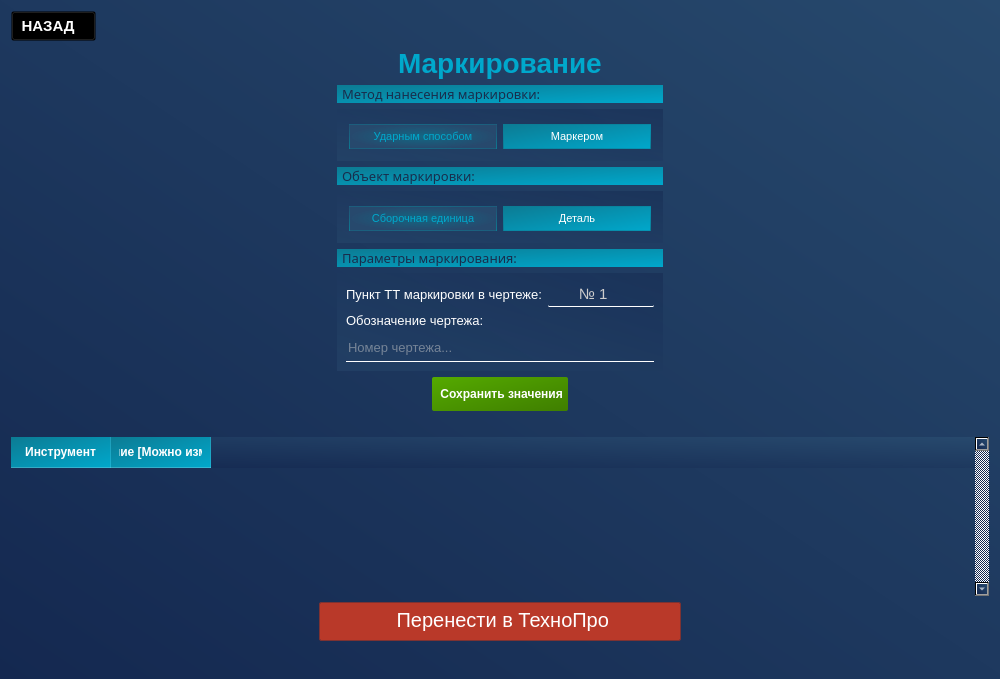
<?xml version="1.0" encoding="UTF-8"?>
<ui version="4.0">
 <class>PageMarkirovanie</class>
 <widget class="QWidget" name="PageMarkirovanie">
  <property name="geometry">
   <rect>
    <x>0</x>
    <y>0</y>
    <width>1000</width>
    <height>679</height>
   </rect>
  </property>
  <property name="windowTitle">
   <string>Form</string>
  </property>
  <property name="styleSheet">
   <string notr="true">color: white;
background-color: qlineargradient(spread:pad, x1:0, y1:1, x2:1, y2:0, stop:0 rgba(20, 40, 80, 255), stop:1 rgba(39, 73, 109, 255));
</string>
  </property>
  <layout class="QVBoxLayout" name="verticalLayout">
   <item alignment="Qt::AlignmentFlag::AlignLeft">
    <widget class="QPushButton" name="btn_home">
     <property name="sizePolicy">
      <sizepolicy hsizetype="Minimum" vsizetype="Fixed">
       <horstretch>0</horstretch>
       <verstretch>0</verstretch>
      </sizepolicy>
     </property>
     <property name="minimumSize">
      <size>
       <width>70</width>
       <height>0</height>
      </size>
     </property>
     <property name="maximumSize">
      <size>
       <width>150</width>
       <height>30</height>
      </size>
     </property>
     <property name="font">
      <font>
       <pointsize>11</pointsize>
       <bold>true</bold>
      </font>
     </property>
     <property name="styleSheet">
      <string notr="true">QPushButton {
	border-bottom: 1px solid white;
	height: 30px;
	background-color: rgba(0,0,0,0);
	padding: 5 20 5 5

}
QPushButton:hover {
	border-radius: 10px;
	border: none;
	border-left: 1px solid rgb(58, 170, 255);
	background-color: qlineargradient(spread:pad, x1:1, y1:0.506, x2:0.517045, y2:0.528, stop:0.0340909 rgba(15, 109, 159, 0), stop:1 rgba(15, 109, 159, 64))
}
QPushButton:pressed {
	background-color: rgb(0, 53, 93)
}</string>
     </property>
     <property name="text">
      <string> НАЗАД</string>
     </property>
     <property name="icon">
      <iconset resource="res/res.qrc">
       <normaloff>:/icons/back2.png</normaloff>:/icons/back2.png</iconset>
     </property>
     <property name="iconSize">
      <size>
       <width>20</width>
       <height>20</height>
      </size>
     </property>
    </widget>
   </item>
   <item alignment="Qt::AlignmentFlag::AlignHCenter">
    <widget class="QLabel" name="label_5">
     <property name="font">
      <font>
       <pointsize>-1</pointsize>
       <fontweight>DemiBold</fontweight>
      </font>
     </property>
     <property name="styleSheet">
      <string notr="true">background-color: none;
color: qlineargradient(spread:pad, x1:0, y1:0, x2:1, y2:1, stop:0 rgba(12, 123, 147, 255), stop:1 rgba(0, 168, 204, 255));
font-size: 28px;
font-weight: 600;
border: none;
width: 300px;

</string>
     </property>
     <property name="text">
      <string>Маркирование</string>
     </property>
    </widget>
   </item>
   <item>
    <layout class="QHBoxLayout" name="horizontalLayout_3">
     <property name="bottomMargin">
      <number>20</number>
     </property>
     <item>
      <spacer name="horizontalSpacer">
       <property name="orientation">
        <enum>Qt::Orientation::Horizontal</enum>
       </property>
       <property name="sizeHint" stdset="0">
        <size>
         <width>40</width>
         <height>20</height>
        </size>
       </property>
      </spacer>
     </item>
     <item>
      <widget class="QWidget" name="widget" native="true">
       <property name="styleSheet">
        <string notr="true">background: none;</string>
       </property>
       <layout class="QVBoxLayout" name="verticalLayout_3">
        <property name="leftMargin">
         <number>0</number>
        </property>
        <property name="topMargin">
         <number>0</number>
        </property>
        <property name="rightMargin">
         <number>0</number>
        </property>
        <property name="bottomMargin">
         <number>0</number>
        </property>
        <item>
         <widget class="QLabel" name="label">
          <property name="font">
           <font>
            <family>Segoe UI Light</family>
            <pointsize>10</pointsize>
           </font>
          </property>
          <property name="styleSheet">
           <string notr="true">QLabel {
	background: qlineargradient(spread:pad, x1:0, y1:0, x2:1, y2:1, stop:0 rgba(12, 123, 147, 255), stop:1 rgba(0, 168, 204, 255));
	padding-left: 2px;	
	color: rgb(24, 45, 76)
}
</string>
          </property>
          <property name="text">
           <string>Метод нанесения маркировки:</string>
          </property>
         </widget>
        </item>
        <item>
         <widget class="QGroupBox" name="groupBox">
          <property name="styleSheet">
           <string notr="true">QGroupBox {
	border: none;
	background: qlineargradient(spread:pad, x1:0, y1:1, x2:1, y2:0, stop:0 rgba(39, 72, 109, 129), stop:1 rgba(21, 41, 81, 129));
}
QPushButton {
	background:qlineargradient(spread:pad, x1:0, y1:0, x2:1, y2:1, stop:0 rgba(12, 123, 147, 255), stop:1 rgba(0, 168, 204, 255));
	border: none;
	font-size: 11px;
	padding: 5 10 5 10;
	width: 100px;
	border: 1px solid qradialgradient(spread:pad, cx:0.506, cy:1, radius:1.147, fx:0.494318, fy:1, stop:0 rgba(12, 123, 147, 255), stop:1 rgba(255, 255, 255, 0));
}
QPushButton:hover {
	color: rgb(0, 168, 204);
	border-left: 1px solid rgb(10, 169, 255);
	border-right: 1px solid rgb(10, 169, 255);
	background-color: qlineargradient(spread:pad, x1:0, y1:0.477, x2:1, y2:0.518, stop:0 rgba(15, 109, 159, 64), stop:0.505682 rgba(15, 111, 149, 0), stop:1 rgba(15, 112, 139, 58));
}
QPushButton:pressed {
	background-color: rgb(0, 53, 93)
}
QPushButton:checked {
	background: qradialgradient(spread:pad, cx:0.5, cy:0.5, radius:0.5, fx:0.5, fy:0.5, stop:0 rgba(12, 123, 147, 177), stop:1 rgba(39, 73, 109, 255));
	color: rgb(0, 168, 204);
}</string>
          </property>
          <property name="title">
           <string/>
          </property>
          <layout class="QHBoxLayout" name="horizontalLayout">
           <property name="topMargin">
            <number>9</number>
           </property>
           <item>
            <widget class="QPushButton" name="btn_panch">
             <property name="styleSheet">
              <string notr="true"/>
             </property>
             <property name="text">
              <string>Ударным способом</string>
             </property>
             <property name="checkable">
              <bool>true</bool>
             </property>
             <property name="checked">
              <bool>true</bool>
             </property>
             <property name="autoExclusive">
              <bool>true</bool>
             </property>
            </widget>
           </item>
           <item>
            <widget class="QPushButton" name="btn_marker">
             <property name="styleSheet">
              <string notr="true"/>
             </property>
             <property name="text">
              <string>Маркером</string>
             </property>
             <property name="checkable">
              <bool>true</bool>
             </property>
             <property name="autoExclusive">
              <bool>true</bool>
             </property>
            </widget>
           </item>
          </layout>
         </widget>
        </item>
        <item>
         <widget class="QLabel" name="label_2">
          <property name="font">
           <font>
            <family>Segoe UI Light</family>
            <pointsize>10</pointsize>
           </font>
          </property>
          <property name="styleSheet">
           <string notr="true">QLabel {
	background: qlineargradient(spread:pad, x1:0, y1:0, x2:1, y2:1, stop:0 rgba(12, 123, 147, 255), stop:1 rgba(0, 168, 204, 255));
	padding-left: 2px;	
	color: rgb(24, 45, 76)
}
</string>
          </property>
          <property name="text">
           <string>Объект маркировки:</string>
          </property>
         </widget>
        </item>
        <item>
         <widget class="QGroupBox" name="groupBox_2">
          <property name="styleSheet">
           <string notr="true">QGroupBox {
	border: none;
	background: qlineargradient(spread:pad, x1:0, y1:1, x2:1, y2:0, stop:0 rgba(39, 72, 109, 129), stop:1 rgba(21, 41, 81, 129));
}
QPushButton {
	background:qlineargradient(spread:pad, x1:0, y1:0, x2:1, y2:1, stop:0 rgba(12, 123, 147, 255), stop:1 rgba(0, 168, 204, 255));
	border: none;
	font-size: 11px;
	padding: 5 10 5 10;
	width: 100px;
	border: 1px solid qradialgradient(spread:pad, cx:0.506, cy:1, radius:1.147, fx:0.494318, fy:1, stop:0 rgba(12, 123, 147, 255), stop:1 rgba(255, 255, 255, 0));
}
QPushButton:hover {
	color: rgb(0, 168, 204);
	border-left: 1px solid rgb(10, 169, 255);
	border-right: 1px solid rgb(10, 169, 255);
	background-color: qlineargradient(spread:pad, x1:0, y1:0.477, x2:1, y2:0.518, stop:0 rgba(15, 109, 159, 64), stop:0.505682 rgba(15, 111, 149, 0), stop:1 rgba(15, 112, 139, 58));
}
QPushButton:pressed {
	background-color: rgb(0, 53, 93)
}
QPushButton:checked {
	background: qradialgradient(spread:pad, cx:0.5, cy:0.5, radius:0.5, fx:0.5, fy:0.5, stop:0 rgba(12, 123, 147, 177), stop:1 rgba(39, 73, 109, 255));
	color: rgb(0, 168, 204);
}</string>
          </property>
          <property name="title">
           <string/>
          </property>
          <layout class="QHBoxLayout" name="horizontalLayout_2">
           <property name="topMargin">
            <number>9</number>
           </property>
           <item>
            <widget class="QPushButton" name="btn_sborka">
             <property name="styleSheet">
              <string notr="true"/>
             </property>
             <property name="text">
              <string>Сборочная единица</string>
             </property>
             <property name="checkable">
              <bool>true</bool>
             </property>
             <property name="checked">
              <bool>true</bool>
             </property>
             <property name="autoExclusive">
              <bool>true</bool>
             </property>
            </widget>
           </item>
           <item>
            <widget class="QPushButton" name="btn_detail">
             <property name="styleSheet">
              <string notr="true"/>
             </property>
             <property name="text">
              <string>Деталь</string>
             </property>
             <property name="checkable">
              <bool>true</bool>
             </property>
             <property name="autoExclusive">
              <bool>true</bool>
             </property>
            </widget>
           </item>
          </layout>
         </widget>
        </item>
        <item>
         <widget class="QLabel" name="label_6">
          <property name="font">
           <font>
            <family>Segoe UI Light</family>
            <pointsize>10</pointsize>
           </font>
          </property>
          <property name="styleSheet">
           <string notr="true">QLabel {
	background: qlineargradient(spread:pad, x1:0, y1:0, x2:1, y2:1, stop:0 rgba(12, 123, 147, 255), stop:1 rgba(0, 168, 204, 255));
	padding-left: 2px;	
	color: rgb(24, 45, 76)
}
</string>
          </property>
          <property name="text">
           <string>Параметры маркирования:</string>
          </property>
         </widget>
        </item>
        <item>
         <widget class="QWidget" name="widget_2" native="true">
          <property name="styleSheet">
           <string notr="true">QWidget {
	background: qlineargradient(spread:pad, x1:0, y1:1, x2:1, y2:0, stop:0 rgba(39, 72, 109, 129), stop:1 rgba(21, 41, 81, 129));
}</string>
          </property>
          <layout class="QVBoxLayout" name="verticalLayout_2">
           <item>
            <layout class="QHBoxLayout" name="horizontalLayout_4">
             <property name="bottomMargin">
              <number>0</number>
             </property>
             <item>
              <widget class="QLabel" name="label_4">
               <property name="font">
                <font>
                 <pointsize>10</pointsize>
                </font>
               </property>
               <property name="styleSheet">
                <string notr="true">background: none;

</string>
               </property>
               <property name="text">
                <string>Пункт ТТ маркировки в чертеже:</string>
               </property>
              </widget>
             </item>
             <item>
              <widget class="QDoubleSpinBox" name="doubleSpinBox_nom_diameter">
               <property name="cursor">
                <cursorShape>PointingHandCursor</cursorShape>
               </property>
               <property name="styleSheet">
                <string notr="true">QDoubleSpinBox {
	padding: 2 5 2 5;	
	border: none;
	border-bottom: 1px solid white;
	border-radius: 1px;
	background: rgba(255, 255, 255, 0);
	transition: color 0.3s ease;
	transition: border-bottom 0.4s ease;
	color: rgb(204, 204, 204);
	font-size: 11pt
}

QDoubleSpinBox:disabled {
	color: rgb(120, 106, 107);
	background: rgba(255, 255, 255, 20);
}

QDoubleSpinBox:hover {
	color: rgb(255, 255, 255)
}

QDoubleSpinBox:pressed {
	border-bottom: 1px solid white;
}
</string>
               </property>
               <property name="alignment">
                <set>Qt::AlignmentFlag::AlignCenter</set>
               </property>
               <property name="prefix">
                <string>№ </string>
               </property>
               <property name="suffix">
                <string/>
               </property>
               <property name="decimals">
                <number>0</number>
               </property>
               <property name="minimum">
                <double>1.000000000000000</double>
               </property>
               <property name="maximum">
                <double>1000.000000000000000</double>
               </property>
              </widget>
             </item>
            </layout>
           </item>
           <item alignment="Qt::AlignmentFlag::AlignLeft">
            <widget class="QLabel" name="label_3">
             <property name="font">
              <font>
               <pointsize>10</pointsize>
              </font>
             </property>
             <property name="styleSheet">
              <string notr="true">background: none;
</string>
             </property>
             <property name="text">
              <string>Обозначение чертежа:</string>
             </property>
            </widget>
           </item>
           <item>
            <widget class="QLineEdit" name="lineEdit">
             <property name="minimumSize">
              <size>
               <width>200</width>
               <height>0</height>
              </size>
             </property>
             <property name="styleSheet">
              <string notr="true">padding: 5, 5, 5, 5;
border: none;
border-bottom: 1px solid white;
background: rgba(255, 255, 255, 0);
transition: color 0.3s ease;
transition: border-bottom 0.4s ease;
color: rgb(204, 204, 204);
font-size: 10pt;</string>
             </property>
             <property name="placeholderText">
              <string>Номер чертежа...</string>
             </property>
            </widget>
           </item>
          </layout>
         </widget>
        </item>
        <item alignment="Qt::AlignmentFlag::AlignHCenter">
         <widget class="QPushButton" name="btn_save_result">
          <property name="font">
           <font>
            <bold>true</bold>
           </font>
          </property>
          <property name="styleSheet">
           <string notr="true">QPushButton {
	height: 30px;
	border: none;
	border-radius: 2px;
	background-color: qlineargradient(spread:pad, x1:0, y1:0, x2:1, y2:1, stop:0 rgba(85, 170, 0, 255), stop:1 rgba(63, 126, 0, 255));
	padding: 2 5 2 5
}
QPushButton:hover {
	background-color: qlineargradient(spread:pad, x1:0, y1:0, x2:1, y2:1, stop:0 rgba(63, 126, 0, 255), stop:1 rgba(85, 170, 0, 255));
	color: qlineargradient(spread:pad, x1:0, y1:0, x2:1, y2:0, stop:0 rgba(191, 191, 191, 255), stop:1 rgba(211, 211, 211, 255));
	border: 1px solid qlineargradient(spread:pad, x1:0, y1:0, x2:1, y2:1, stop:0 rgba(95, 189, 0, 255), stop:1 rgba(108, 217, 0, 255))
}
QPushButton:pressed {
	background-color: rgb(62, 124, 0)
}</string>
          </property>
          <property name="text">
           <string> Сохранить значения</string>
          </property>
          <property name="icon">
           <iconset resource="res/res.qrc">
            <normaloff>:/icons/save.png</normaloff>:/icons/save.png</iconset>
          </property>
          <property name="iconSize">
           <size>
            <width>20</width>
            <height>20</height>
           </size>
          </property>
          <property name="shortcut">
           <string>Ctrl+R</string>
          </property>
         </widget>
        </item>
       </layout>
      </widget>
     </item>
     <item>
      <spacer name="horizontalSpacer_2">
       <property name="orientation">
        <enum>Qt::Orientation::Horizontal</enum>
       </property>
       <property name="sizeHint" stdset="0">
        <size>
         <width>40</width>
         <height>20</height>
        </size>
       </property>
      </spacer>
     </item>
    </layout>
   </item>
   <item>
    <widget class="QTableWidget" name="table_widget">
     <property name="sizePolicy">
      <sizepolicy hsizetype="Expanding" vsizetype="Expanding">
       <horstretch>0</horstretch>
       <verstretch>0</verstretch>
      </sizepolicy>
     </property>
     <property name="font">
      <font>
       <pointsize>10</pointsize>
      </font>
     </property>
     <property name="styleSheet">
      <string notr="true">/* Сам виджет — прозрачный фон */
QTableWidget {
    background: transparent;
    border: none;
    color: #ffffff;
    gridline-color: rgba(255, 255, 255, 0.15);
    selection-background-color: rgba(255, 255, 255, 0.25);
    selection-color: #ffffff;
}

/* Ячейки — без фона, белый текст */
QTableWidget::item {
    background: transparent;
    color: #ffffff;
    padding: 4px 6px;
    border: none;
	border-left: 1px solid rgba(255, 255, 255, 0.15);
	border-bottom: 1px solid rgba(255, 255, 255, 0.15);
	border-right: 1px solid rgba(255, 255, 255, 0.15);

}

QTableWidget::item:hover {
    background: rgba(255, 255, 255, 0.08);
}

QTableWidget::item:selected {
    background: rgba(255, 255, 255, 0.2);
    color: #ffffff;
}

/* Заголовки — ЕДИНСТВЕННОЕ место с фоном */
QHeaderView::section {
    background-color: qlineargradient(spread:pad, x1:0, y1:0, x2:1, y2:1, stop:0 rgba(12, 123, 147, 255), stop:1 rgba(0, 168, 204, 255));
    color: #ffffff;
    padding: 6px 8px;
    border: none;
    border-right: 1px solid rgba(255, 255, 255, 0.1);
    border-bottom: 1px solid rgba(255, 255, 255, 0.2);
    font-weight: bold;
}

QHeaderView::section:hover {
    background-color: #3a3a3a;
}

/* Угловая кнопка (пересечение заголовков) */
QTableCornerButton::section {
    background-color:  rgb(21, 69, 140);
    border: none;
    border-right: 1px solid rgba(255, 255, 255, 0.1);
    border-bottom: 1px solid rgba(255, 255, 255, 0.2);
}

/* Скроллбары — минимально, чтобы не мешали */
QTableWidget QScrollBar:vertical {
    background: transparent;
    width: 8px;
}

QTableWidget QScrollBar::handle:vertical {
    background: rgba(255, 255, 255, 0.3);
    border-radius: 4px;
    min-height: 20px;
}

QTableWidget QScrollBar::handle:vertical:hover {
    background: rgba(255, 255, 255, 0.5);
}

QTableWidget QScrollBar::add-line:vertical,
QTableWidget QScrollBar::sub-line:vertical,
QTableWidget QScrollBar::add-page:vertical,
QTableWidget QScrollBar::sub-page:vertical {
    background: transparent;
    height: 0px;
}

QTableWidget QScrollBar:horizontal {
    background: transparent;
    height: 8px;
}

QTableWidget QScrollBar::handle:horizontal {
    background: rgba(255, 255, 255, 0.3);
    border-radius: 4px;
    min-width: 20px;
}

QTableWidget QScrollBar::handle:horizontal:hover {
    background: rgba(255, 255, 255, 0.5);
}

QTableWidget QScrollBar::add-line:horizontal,
QTableWidget QScrollBar::sub-line:horizontal,
QTableWidget QScrollBar::add-page:horizontal,
QTableWidget QScrollBar::sub-page:horizontal {
    background: transparent;
    width: 0px;
}
QPushButton {
	border: 1px solid white;
	margin-top: 25px;
	margin-bottom: 25px;
	margin-left: 20px;
	margin-right: 20px;
	border-radius: 8px;
}
QPushButton:hover {
	border: 2px solid white;
	background: rgb(15, 65, 159)
}</string>
     </property>
     <property name="verticalScrollBarPolicy">
      <enum>Qt::ScrollBarPolicy::ScrollBarAlwaysOn</enum>
     </property>
     <property name="horizontalScrollBarPolicy">
      <enum>Qt::ScrollBarPolicy::ScrollBarAlwaysOff</enum>
     </property>
     <property name="autoScroll">
      <bool>false</bool>
     </property>
     <property name="rowCount">
      <number>0</number>
     </property>
     <property name="columnCount">
      <number>2</number>
     </property>
     <attribute name="verticalHeaderVisible">
      <bool>false</bool>
     </attribute>
     <attribute name="verticalHeaderMinimumSectionSize">
      <number>90</number>
     </attribute>
     <attribute name="verticalHeaderDefaultSectionSize">
      <number>100</number>
     </attribute>
     <column>
      <property name="text">
       <string>Инструмент</string>
      </property>
     </column>
     <column>
      <property name="text">
       <string>Описание [Можно изменять]</string>
      </property>
     </column>
    </widget>
   </item>
   <item alignment="Qt::AlignmentFlag::AlignHCenter">
    <widget class="QPushButton" name="pushButton_save">
     <property name="minimumSize">
      <size>
       <width>0</width>
       <height>0</height>
      </size>
     </property>
     <property name="cursor">
      <cursorShape>PointingHandCursor</cursorShape>
     </property>
     <property name="styleSheet">
      <string notr="true">QPushButton {
	border: 1px solid;
	border-color: rgb(125, 50, 50);
	border-radius: 2px;
	height: 30px;	
	width: 350px;
	background-color: rgb(185, 57, 41);
	padding: 2 5 5 5;
	font-size: 15pt;
}
QPushButton:hover {
	background-color: rgb(175, 41, 41)
}
QPushButton:pressed {
	background-color: rgb(115, 28, 28)
}</string>
     </property>
     <property name="text">
      <string> Перенести в ТехноПро</string>
     </property>
     <property name="icon">
      <iconset resource="res/res.qrc">
       <normaloff>:/icons/export.png</normaloff>:/icons/export.png</iconset>
     </property>
     <property name="iconSize">
      <size>
       <width>20</width>
       <height>20</height>
      </size>
     </property>
     <property name="shortcut">
      <string>Ctrl+R</string>
     </property>
    </widget>
   </item>
   <item>
    <widget class="QLabel" name="label_error">
     <property name="styleSheet">
      <string notr="true">background: none;
color: rgb(254, 95, 32)</string>
     </property>
     <property name="text">
      <string/>
     </property>
    </widget>
   </item>
   <item>
    <spacer name="verticalSpacer">
     <property name="orientation">
      <enum>Qt::Orientation::Vertical</enum>
     </property>
     <property name="sizeHint" stdset="0">
      <size>
       <width>20</width>
       <height>40</height>
      </size>
     </property>
    </spacer>
   </item>
  </layout>
 </widget>
 <resources>
  <include location="res/res.qrc"/>
 </resources>
 <connections/>
</ui>
